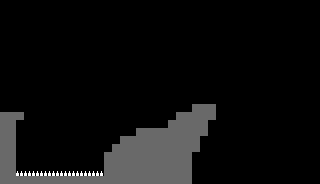

Below is a game level as drawn by its tile map, then a one-line description and the .tmx file that defines it, in full:
An orthogonal 40x23 tile map with 8x8 px tiles, 2 tile layers (collision, damage) and 2 objects (2x Player).

<map version="1.10" tiledversion="1.10.2" orientation="orthogonal" renderorder="right-down" width="40" height="23" tilewidth="8" tileheight="8" infinite="0" nextlayerid="4" nextobjectid="5">
 <tileset firstgid="1" source="../tsx/GrayboxSet.tsx" />
 <layer id="1" name="collision" width="40" height="23">
  <data encoding="csv">
0,0,0,0,0,0,0,0,0,0,0,0,0,0,0,0,0,0,0,0,0,0,0,0,0,0,0,0,0,0,0,0,0,0,0,0,0,0,0,0,
0,0,0,0,0,0,0,0,0,0,0,0,0,0,0,0,0,0,0,0,0,0,0,0,0,0,0,0,0,0,0,0,0,0,0,0,0,0,0,0,
0,0,0,0,0,0,0,0,0,0,0,0,0,0,0,0,0,0,0,0,0,0,0,0,0,0,0,0,0,0,0,0,0,0,0,0,0,0,0,0,
0,0,0,0,0,0,0,0,0,0,0,0,0,0,0,0,0,0,0,0,0,0,0,0,0,0,0,0,0,0,0,0,0,0,0,0,0,0,0,0,
0,0,0,0,0,0,0,0,0,0,0,0,0,0,0,0,0,0,0,0,0,0,0,0,0,0,0,0,0,0,0,0,0,0,0,0,0,0,0,0,
0,0,0,0,0,0,0,0,0,0,0,0,0,0,0,0,0,0,0,0,0,0,0,0,0,0,0,0,0,0,0,0,0,0,0,0,0,0,0,0,
0,0,0,0,0,0,0,0,0,0,0,0,0,0,0,0,0,0,0,0,0,0,0,0,0,0,0,0,0,0,0,0,0,0,0,0,0,0,0,0,
0,0,0,0,0,0,0,0,0,0,0,0,0,0,0,0,0,0,0,0,0,0,0,0,0,0,0,0,0,0,0,0,0,0,0,0,0,0,0,0,
0,0,0,0,0,0,0,0,0,0,0,0,0,0,0,0,0,0,0,0,0,0,0,0,0,0,0,0,0,0,0,0,0,0,0,0,0,0,0,0,
0,0,0,0,0,0,0,0,0,0,0,0,0,0,0,0,0,0,0,0,0,0,0,0,0,0,0,0,0,0,0,0,0,0,0,0,0,0,0,0,
0,0,0,0,0,0,0,0,0,0,0,0,0,0,0,0,0,0,0,0,0,0,0,0,0,0,0,0,0,0,0,0,0,0,0,0,0,0,0,0,
0,0,0,0,0,0,0,0,0,0,0,0,0,0,0,0,0,0,0,0,0,0,0,0,0,0,0,0,0,0,0,0,0,0,0,0,0,0,0,0,
0,0,0,0,0,0,0,0,0,0,0,0,0,0,0,0,0,0,0,0,0,0,0,0,0,0,0,0,0,0,0,0,0,0,0,0,0,0,0,0,
0,0,0,0,0,0,0,0,0,0,0,0,0,0,0,0,0,0,0,0,0,0,0,0,3,3,3,0,0,0,0,0,0,0,0,0,0,0,0,0,
3,3,3,0,0,0,0,0,0,0,0,0,0,0,0,0,0,0,0,0,0,0,3,3,3,3,3,0,0,0,0,0,0,0,0,0,0,0,0,0,
3,3,0,0,0,0,0,0,0,0,0,0,0,0,0,0,0,0,0,0,0,3,3,3,3,3,0,0,0,0,0,0,0,0,0,0,0,0,0,0,
3,3,0,0,0,0,0,0,0,0,0,0,0,0,0,0,0,3,3,3,3,3,3,3,3,3,0,0,0,0,0,0,0,0,0,0,0,0,0,0,
3,3,0,0,0,0,0,0,0,0,0,0,0,0,0,3,3,3,3,3,3,3,3,3,3,0,0,0,0,0,0,0,0,0,0,0,0,0,0,0,
3,3,0,0,0,0,0,0,0,0,0,0,0,0,3,3,3,3,3,3,3,3,3,3,3,0,0,0,0,0,0,0,0,0,0,0,0,0,0,0,
3,3,0,0,0,0,0,0,0,0,0,0,0,3,3,3,3,3,3,3,3,3,3,3,0,0,0,0,0,0,0,0,0,0,0,0,0,0,0,0,
3,3,0,0,0,0,0,0,0,0,0,0,0,3,3,3,3,3,3,3,3,3,3,3,0,0,0,0,0,0,0,0,0,0,0,0,0,0,0,0,
3,3,0,0,0,0,0,0,0,0,0,0,0,3,3,3,3,3,3,3,3,3,3,3,0,0,0,0,0,0,0,0,0,0,0,0,0,0,0,0,
3,3,3,3,3,3,3,3,3,3,3,3,3,3,3,3,3,3,3,3,3,3,3,3,0,0,0,0,0,0,0,0,0,0,0,0,0,0,0,0
</data>
 </layer>
 <layer id="3" name="damage" width="40" height="23">
  <data encoding="csv">
0,0,0,0,0,0,0,0,0,0,0,0,0,0,0,0,0,0,0,0,0,0,0,0,0,0,0,0,0,0,0,0,0,0,0,0,0,0,0,0,
0,0,0,0,0,0,0,0,0,0,0,0,0,0,0,0,0,0,0,0,0,0,0,0,0,0,0,0,0,0,0,0,0,0,0,0,0,0,0,0,
0,0,0,0,0,0,0,0,0,0,0,0,0,0,0,0,0,0,0,0,0,0,0,0,0,0,0,0,0,0,0,0,0,0,0,0,0,0,0,0,
0,0,0,0,0,0,0,0,0,0,0,0,0,0,0,0,0,0,0,0,0,0,0,0,0,0,0,0,0,0,0,0,0,0,0,0,0,0,0,0,
0,0,0,0,0,0,0,0,0,0,0,0,0,0,0,0,0,0,0,0,0,0,0,0,0,0,0,0,0,0,0,0,0,0,0,0,0,0,0,0,
0,0,0,0,0,0,0,0,0,0,0,0,0,0,0,0,0,0,0,0,0,0,0,0,0,0,0,0,0,0,0,0,0,0,0,0,0,0,0,0,
0,0,0,0,0,0,0,0,0,0,0,0,0,0,0,0,0,0,0,0,0,0,0,0,0,0,0,0,0,0,0,0,0,0,0,0,0,0,0,0,
0,0,0,0,0,0,0,0,0,0,0,0,0,0,0,0,0,0,0,0,0,0,0,0,0,0,0,0,0,0,0,0,0,0,0,0,0,0,0,0,
0,0,0,0,0,0,0,0,0,0,0,0,0,0,0,0,0,0,0,0,0,0,0,0,0,0,0,0,0,0,0,0,0,0,0,0,0,0,0,0,
0,0,0,0,0,0,0,0,0,0,0,0,0,0,0,0,0,0,0,0,0,0,0,0,0,0,0,0,0,0,0,0,0,0,0,0,0,0,0,0,
0,0,0,0,0,0,0,0,0,0,0,0,0,0,0,0,0,0,0,0,0,0,0,0,0,0,0,0,0,0,0,0,0,0,0,0,0,0,0,0,
0,0,0,0,0,0,0,0,0,0,0,0,0,0,0,0,0,0,0,0,0,0,0,0,0,0,0,0,0,0,0,0,0,0,0,0,0,0,0,0,
0,0,0,0,0,0,0,0,0,0,0,0,0,0,0,0,0,0,0,0,0,0,0,0,0,0,0,0,0,0,0,0,0,0,0,0,0,0,0,0,
0,0,0,0,0,0,0,0,0,0,0,0,0,0,0,0,0,0,0,0,0,0,0,0,0,0,0,0,0,0,0,0,0,0,0,0,0,0,0,0,
0,0,0,0,0,0,0,0,0,0,0,0,0,0,0,0,0,0,0,0,0,0,0,0,0,0,0,0,0,0,0,0,0,0,0,0,0,0,0,0,
0,0,0,0,0,0,0,0,0,0,0,0,0,0,0,0,0,0,0,0,0,0,0,0,0,0,0,0,0,0,0,0,0,0,0,0,0,0,0,0,
0,0,0,0,0,0,0,0,0,0,0,0,0,0,0,0,0,0,0,0,0,0,0,0,0,0,0,0,0,0,0,0,0,0,0,0,0,0,0,0,
0,0,0,0,0,0,0,0,0,0,0,0,0,0,0,0,0,0,0,0,0,0,0,0,0,0,0,0,0,0,0,0,0,0,0,0,0,0,0,0,
0,0,0,0,0,0,0,0,0,0,0,0,0,0,0,0,0,0,0,0,0,0,0,0,0,0,0,0,0,0,0,0,0,0,0,0,0,0,0,0,
0,0,0,0,0,0,0,0,0,0,0,0,0,0,0,0,0,0,0,0,0,0,0,0,0,0,0,0,0,0,0,0,0,0,0,0,0,0,0,0,
0,0,0,0,0,0,0,0,0,0,0,0,0,0,0,0,0,0,0,0,0,0,0,0,0,0,0,0,0,0,0,0,0,0,0,0,0,0,0,0,
0,0,4,4,4,4,4,4,4,4,4,4,4,0,0,0,0,0,0,0,0,0,0,0,0,0,0,0,0,0,0,0,0,0,0,0,0,0,0,0,
0,0,0,0,0,0,0,0,0,0,0,0,0,0,0,0,0,0,0,0,0,0,0,0,0,0,0,0,0,0,0,0,0,0,0,0,0,0,0,0
</data>
 </layer>
 <objectgroup id="2" name="Locations">
  <object id="1" name="Spawn" type="Player" x="11.8022" y="104.226">
   <point />
  </object>
  <object id="3" name="Win" type="Player" x="190.991" y="176.388" width="130.291" height="9" />
 </objectgroup>
</map>
